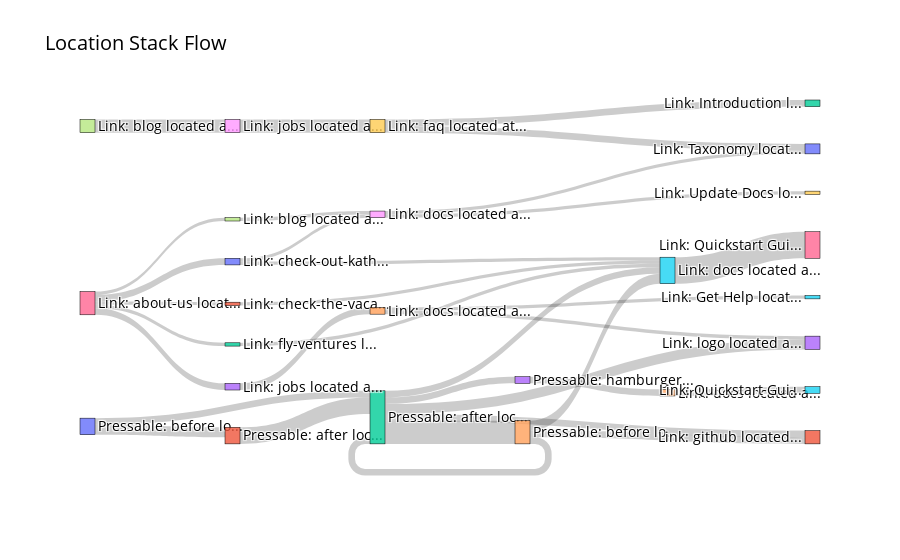

Here is the notebook cell this chart was saved with:
### Markdown cell above
We can use a Sankey diagram to visualize these customer journeys that lead to conversion (or drop-off). This helps you to select which sequences are most interesting to analyze further.

Let's plot it for the example above, where we filtered down to the sequences that converted on the 4th step. The width of each link represents the amount of times that flow was used, and you can hover over each link to see the source and target node.

### Code cell
# plot the Sankey diagram using the top 15 examples via the `n_top_examples` param
funnel.plot_sankey_diagram(df_steps_till_conversion[condition_convert_on_step_4], n_top_examples=15)

### Figure 1 — Plotly figure (JSON) as saved in the notebook; plotly's stock layout.template omitted (floating-point values rounded to 4 significant figures)
{"data": [{"link": {"customdata": ["Pressable: before located at Root Location: home => Content: capture-data => Content: data-capture-workflow-before-after", "Pressable: after located at Root Location: home => Content: capture-data => Content: data-capture-workflow-before-after", "Pressable: after located at Root Location: home => Content: modeling => Content: modeling-workflow-before-after", "Link: logo located at Root Location: home => Navigation: navbar-top", "Pressable: before located at Root Location: home => Content: modeling => Content: modeling-workflow-before-after", "Link: docs located at Root Location: home => Navigation: navbar-top", "Link: Quickstart Guide located at Root Location: home => Navigation: docs-sidebar", "Link: blog located at Root Location: about => Navigation: navbar-top", "Link: jobs located at Root Location: blog => Navigation: navbar-top", "Link: faq located at Root Location: jobs => Navigation: navbar-top", "Link: Taxonomy located at Root Location: home => Navigation: navbar-top", "Link: github located at Root Location: home => Navigation: navbar-top", "Link: Introduction located at Root Location: home => Navigation: docs-sidebar", "Pressable: hamburger located at Root Location: home => Navigation: navbar-top", "Link: docs located at Root Location: home => Navigation: navbar-top => Overlay: hamburger-menu", "Link: Quickstart Guide located at Root Location: home => Navigation: doc-paginator-navigation", "Link: about-us located at Root Location: home => Navigation: navbar-top", "Link: blog located at Root Location: home => Navigation: navbar-top", "Link: docs located at Root Location: blog => Navigation: navbar-top", "Link: Update Docs located at Root Location: home => Navigation: docs-sidebar => Expandable: The Project", "Link: check-out-kathiabarahona-on-github located at Root Location: about => Content: core-team => Content: contributors => Content: KathiaBarahona => Content: contributor-card => Content: avatar", "Link: check-the-vacancy located at Root Location: about => Content: announcement-bar", "Link: fly-ventures located at Root Location: about => Content: why-us", "Link: jobs located at Root Location: about => Navigation: navbar-top", "Link: docs located at Root Location: jobs => Navigation: navbar-top", "Link: Get Help located at Root Location: home => Navigation: docs-sidebar => Expandable: The Project"], "hovertemplate": "SOURCE: %{source.customdata}<br />TARGET: %{target.customdata}<br />", "source": [0, 1, 2, 2, 4, 5, 7, 8, 9, 4, 2, 0, 4, 2, 9, 2, 13, 14, 16, 17, 18, 16, 20, 18, 20, 16, 21, 16, 22, 16, 23, 24, 24], "target": [1, 2, 3, 4, 5, 6, 8, 9, 10, 2, 11, 2, 11, 5, 12, 13, 14, 15, 17, 18, 19, 20, 18, 10, 5, 21, 5, 22, 5, 23, 24, 25, 3], "value": [3, 5, 3, 7, 3, 8, 4, 4, 2, 2, 2, 2, 2, 2, 2, 2, 2, 2, 1, 1, 1, 2, 1, 1, 1, 1, 1, 1, 1, 2, 2, 1, 1]}, "node": {"customdata": ["Pressable: before located at Root Location: home => Content: capture-data => Content: data-capture-workflow-before-after", "Pressable: after located at Root Location: home => Content: capture-data => Content: data-capture-workflow-before-after", "Pressable: after located at Root Location: home => Content: modeling => Content: modeling-workflow-before-after", "Link: logo located at Root Location: home => Navigation: navbar-top", "Pressable: before located at Root Location: home => Content: modeling => Content: modeling-workflow-before-after", "Link: docs located at Root Location: home => Navigation: navbar-top", "Link: Quickstart Guide located at Root Location: home => Navigation: docs-sidebar", "Link: blog located at Root Location: about => Navigation: navbar-top", "Link: jobs located at Root Location: blog => Navigation: navbar-top", "Link: faq located at Root Location: jobs => Navigation: navbar-top", "Link: Taxonomy located at Root Location: home => Navigation: navbar-top", "Link: github located at Root Location: home => Navigation: navbar-top", "Link: Introduction located at Root Location: home => Navigation: docs-sidebar", "Pressable: hamburger located at Root Location: home => Navigation: navbar-top", "Link: docs located at Root Location: home => Navigation: navbar-top => Overlay: hamburger-menu", "Link: Quickstart Guide located at Root Location: home => Navigation: doc-paginator-navigation", "Link: about-us located at Root Location: home => Navigation: navbar-top", "Link: blog located at Root Location: home => Navigation: navbar-top", "Link: docs located at Root Location: blog => Navigation: navbar-top", "Link: Update Docs located at Root Location: home => Navigation: docs-sidebar => Expandable: The Project", "Link: check-out-kathiabarahona-on-github located at Root Location: about => Content: core-team => Content: contributors => Content: KathiaBarahona => Content: contributor-card => Content: avatar", "Link: check-the-vacancy located at Root Location: about => Content: announcement-bar", "Link: fly-ventures located at Root Location: about => Content: why-us", "Link: jobs located at Root Location: about => Navigation: navbar-top", "Link: docs located at Root Location: jobs => Navigation: navbar-top", "Link: Get Help located at Root Location: home => Navigation: docs-sidebar => Expandable: The Project"], "hovertemplate": "NODE: %{customdata}", "label": ["Pressable: before lo...", "Pressable: after loc...", "Pressable: after loc...", "Link: logo located a...", "Pressable: before lo...", "Link: docs located a...", "Link: Quickstart Gui...", "Link: blog located a...", "Link: jobs located a...", "Link: faq located at...", "Link: Taxonomy locat...", "Link: github located...", "Link: Introduction l...", "Pressable: hamburger...", "Link: docs located a...", "Link: Quickstart Gui...", "Link: about-us locat...", "Link: blog located a...", "Link: docs located a...", "Link: Update Docs lo...", "Link: check-out-kath...", "Link: check-the-vaca...", "Link: fly-ventures l...", "Link: jobs located a...", "Link: docs located a...", "Link: Get Help locat..."], "line": {"color": "black", "width": 0.5}, "pad": 25, "thickness": 15}, "orientation": "h", "type": "sankey"}], "layout": {"font": {"color": "black", "size": 14}, "hoverlabel": {"bgcolor": "white", "font": {"size": 11}}, "title": {"font": {"color": "black"}, "text": "Location Stack Flow"}}}
